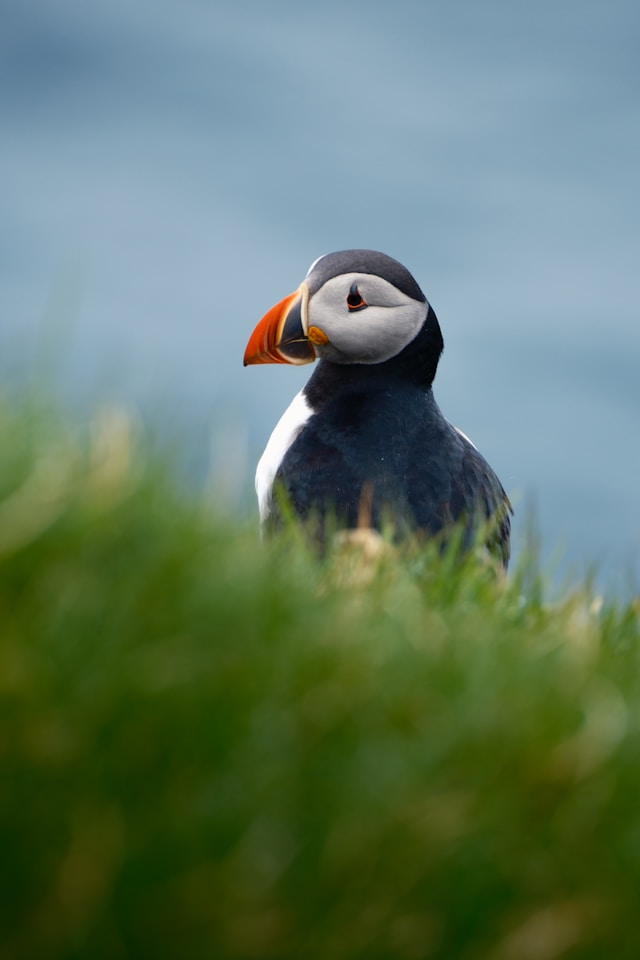
#> input picture AI/실습정리/practice/image_dir/puffin.jpg, 640 x 960 px
$ python crop_resize.py
#> lines starting #> are read from the running program, lines starting #| are printed output that depends on the picture
import cv2
import numpy as np

# 이미지 파일을 Read
img = cv2.imread("../image_dir/puffin.jpg")
#> img is the input picture: shape (960, 640, 3); mean B, G, R 100.8, 120.4, 97.6

# Crop 300X400 from original image from (100,50) = (x,y)
cropped = img[50:450, 100:400]
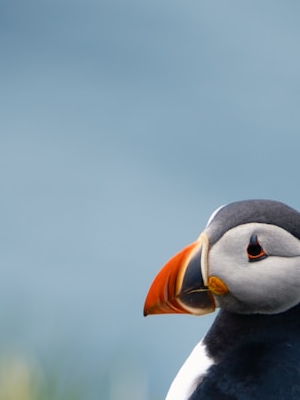
#> cropped: shape (400, 300, 3); mean B, G, R 167.6, 153.7, 132.6

# Resize cropped image from 300X400 to 400X200
resized = cv2.resize(cropped, (400,200))
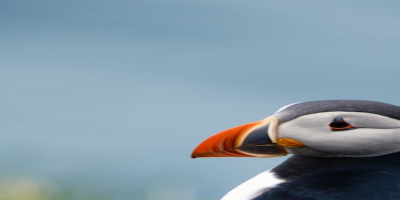
#> resized: shape (200, 400, 3); mean B, G, R 167.6, 153.7, 132.6

# Image 회전
rotate_90 = cv2.rotate(img, cv2.ROTATE_90_CLOCKWISE)
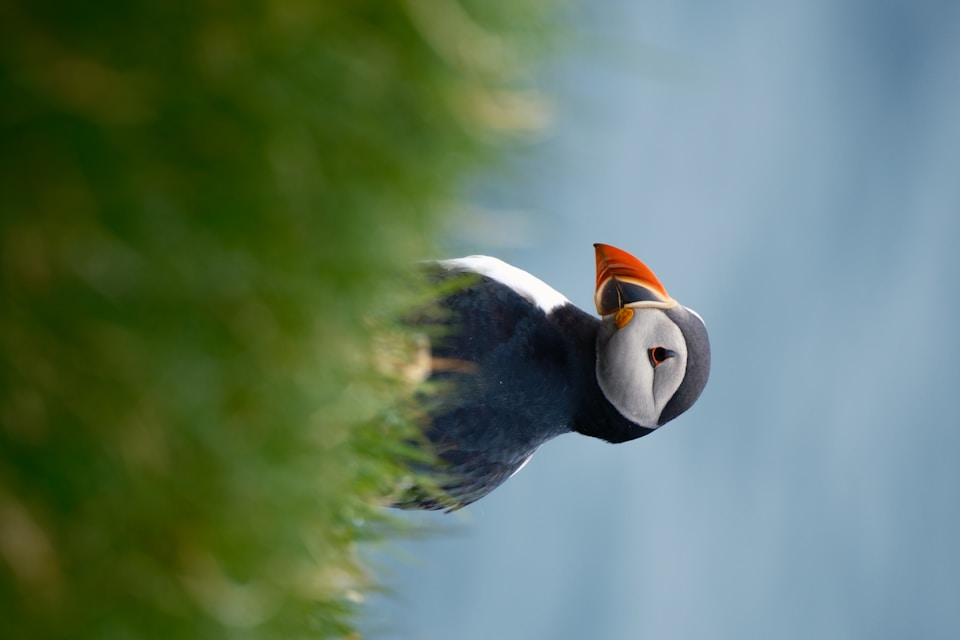
#> rotate_90: shape (640, 960, 3); mean B, G, R 100.8, 120.4, 97.6

# Display all
cv2.imshow("Original", img)
cv2.imshow("Cropped image", cropped)
cv2.imshow("Resized image", resized)
cv2.imshow("Rotate image", rotate_90)

cv2.waitKey(0)
cv2.destroyAllWindows()
